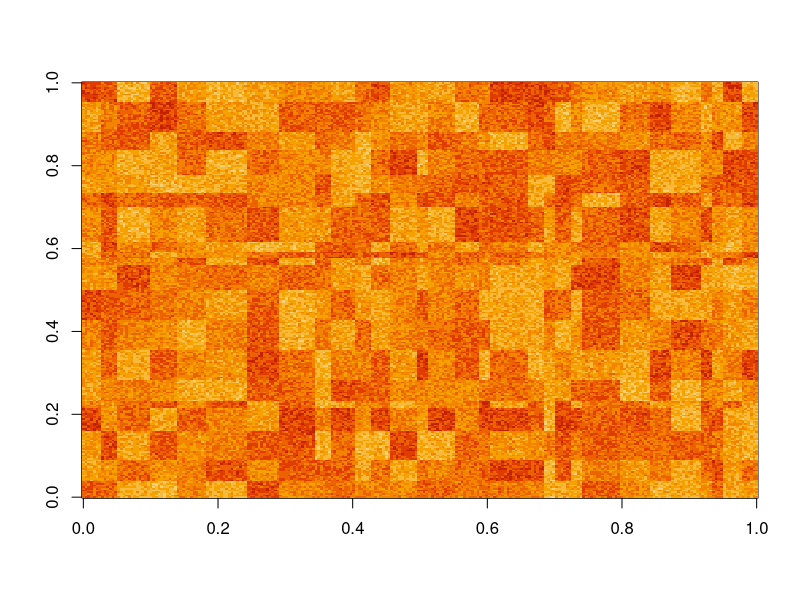
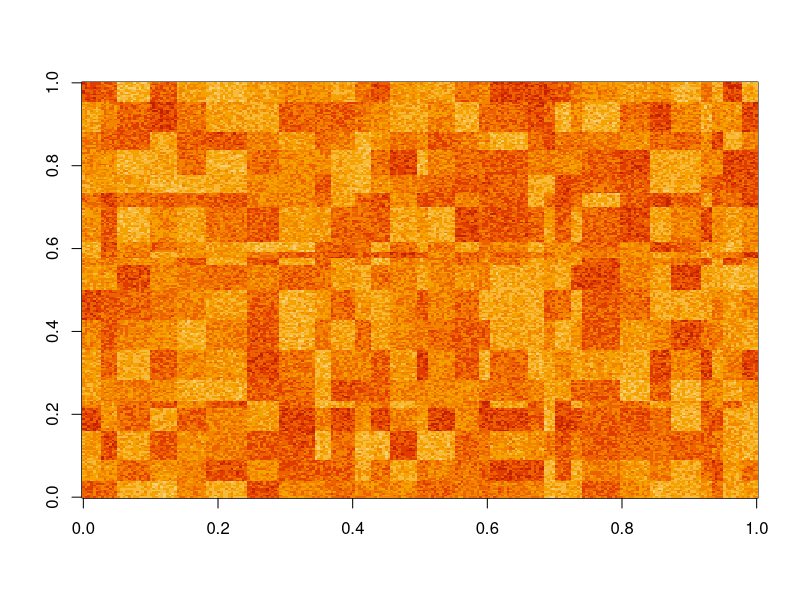
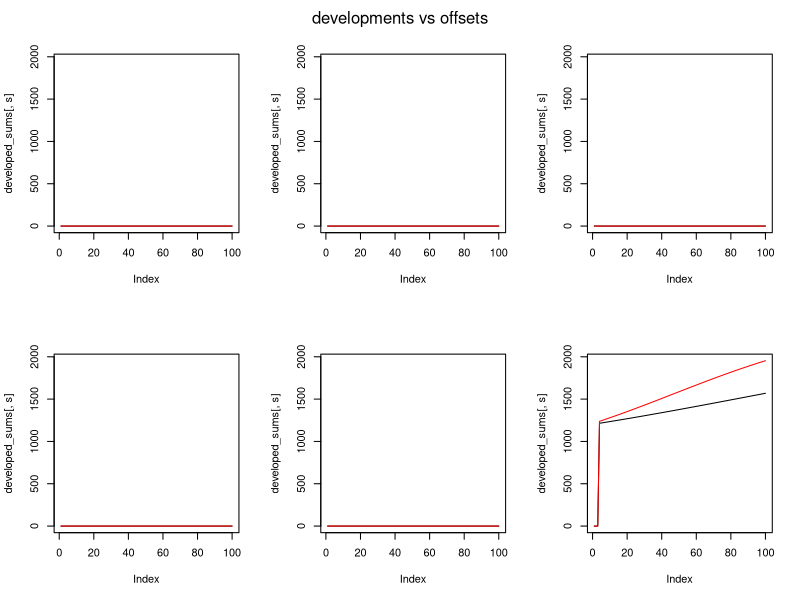

Write the R code that produced these figures, in order.
initialise_parameters <- function(){
  params = list()
  params$offset_multiplier = 1
  params$parcel_sz_x = 20 #width of basic land parcel (eg for N = 500 and parcel_sz_x = 10 the ecology is composed of 50 parcels in the x direction)
  params$parcel_sz_y = 30 #width of basic land parcel
  params$region_num_x = 2 
  params$region_num_y = 3
  params$ecology_size = 250 #array size to be broken up into sub arrays
  params$time_steps = 100 #number of years etc
  params$max_developments = 1 #maximum number of developments per year 
  params$min_eco_val = 30
  params$max_eco_val = 100
  params$min_initial_eco_val = 30
  params$max_initial_eco_val = 80
  params$max_decline_rate = 0.02 #max regional decline rate
  params$offset_rate = 0.02 #rate of improvement in land parcel after parcel is offset
  params$eco_noise = 20
  params$decline_type = 'current'
  params$parcel_selection_type = 'regional' #regional or national
  params$offset_value_type = 'current' 
  params$offset_type = 'match' #match - just match the offset value to the developed value (predicted or current)
  params$region_num = params$region_num_x*params$region_num_y 
  params$decline_rates = -params$max_decline_rate*runif((params$region_num - 1))
  params$decline_rates = c(params$decline_rates, params$max_decline_rate*runif(1))
  params$decline_rate_std = 0.1*params$max_decline_rate*runif((params$region_num))
  return(params)
}

rand_vec <- function(N, M, sd) {
  min_width = 3;
  vec <- rnorm(N, M/N, sd)
  if (abs(sum(vec)) < 0.01) vec <- vec + 1
  vec <- round(vec / sum(vec) * M)
  deviation <- M - sum(vec)
  for (. in seq_len(abs(deviation))) {
    vec[i] <- vec[i <- sample(N, 1)] + sign(deviation)
  }
  while (any(vec <= min_width)) {
    negs <- vec <= min_width
    pos  <- vec > min_width
    vec[negs][i] <- vec[negs][i <- sample(sum(negs), 1)] + 1
    vec[pos][i]  <- vec[pos ][i <- sample(sum(pos ), 1)] - 1
  }
  vec
}

  
initialise_square_parcels <- function(params){
  parcels = list()
  pixel_indexes = 1:(params$ecology_size*params$ecology_size)
  dim(pixel_indexes) = c(params$ecology_size, params$ecology_size)
  land_parcels = matcell(pixel_indexes, c(params$parcel_sz_y, params$parcel_sz_x)) #split the ecology array into a series of subarrays with dimensions sz_x by sz_y
  parcel_num_y = land_parcels$dims[1]
  parcel_num_x = land_parcels$dims[2]
  land_parcel_num = length(land_parcels$elements) #total number of parcels
  parcel_indexes = 1:land_parcel_num #index all parcels
  dim(parcel_indexes) = c(parcel_num_y, parcel_num_x) #arrange indicies into array with dimensions of land parcels
  region_size_x = ceiling(parcel_num_x/params$region_num_x)
  region_size_y = ceiling(parcel_num_y/params$region_num_y)
  regions = matcell(parcel_indexes, c(region_size_y, region_size_x))
  region_num = length(regions$elements)
  parcels$land_parcel_num = land_parcel_num
  parcels$land_parcels = land_parcels$elements
  parcels$land_parcel_dims = land_parcels$dims
  parcels$regions = regions$elements
  parcels$region_dims = regions$dims
  parcels$region_num = region_num
  return(parcels)
}


initialise_shape_parcels <- function(params){
  parcels = list()

  parcel_vx = rand_vec(params$parcel_sz_x, params$ecology_size, 5)
  parcel_vy = rand_vec(params$parcel_sz_y, params$ecology_size, 5)
  
  pixel_indexes = 1:(params$ecology_size*params$ecology_size)
  dim(pixel_indexes) = c(params$ecology_size, params$ecology_size)
  land_parcels = mcell(pixel_indexes, parcel_vx, parcel_vy) #split the ecology array into a series of subarrays with dimensions sz_x by sz_y
  parcel_num_y = land_parcels$dims[1]
  parcel_num_x = land_parcels$dims[2]
  land_parcel_num = length(land_parcels$elements) #total number of parcels
  parcel_indexes = 1:land_parcel_num #index all parcels
  dim(parcel_indexes) = c(parcel_num_y, parcel_num_x) #arrange indicies into array with dimensions of land parcels
  region_vx = rand_vec(params$region_num_x, parcel_num_x, 1) 
  region_vy = rand_vec(params$region_num_y, parcel_num_y, 1)
  
  regions = mcell(parcel_indexes, region_vx, region_vy)
  
  region_num = length(regions$elements)
  parcels$land_parcel_num = land_parcel_num
  parcels$land_parcels = land_parcels$elements
  parcels$land_parcel_dims = land_parcels$dims
  parcels$regions = regions$elements
  parcels$region_dims = regions$dims
  parcels$region_num = region_num
  parcels$parcel_vx = parcel_vx
  parcels$parcel_vy = parcel_vy
  
  return(parcels)
}


initialise_index_object <- function(land_parcel_num){
  ind_available = 1:land_parcel_num #parcel indexes available for development or offsetting
  index_object = list()
  index_object$ind_available = ind_available
  index_object$break_flag = FALSE
  return(index_object)
}

initialise_ecology <- function(params, parcels){
  land_parcels = parcels$land_parcels
  land_parcel_num = parcels$land_parcel_num
  ecology_initial = matrix(1,params$ecology_size,params$ecology_size)
  
  for (s in 1:land_parcel_num){
    initial_parcel_value = params$min_initial_eco_val + (params$max_initial_eco_val - params$min_initial_eco_val - params$eco_noise)*runif(1) 
    inds = parcels$land_parcels[[s]]
    dim(inds) = c(1, length(inds))
    ecology_initial[inds] = ecology_initial[inds]*initial_parcel_value
  }
  ecology_initial = ecology_initial + params$eco_noise*matrix(runif(params$ecology_size*params$ecology_size),params$ecology_size,params$ecology_size)
  return(ecology_initial)
}

initialise_offset_object <- function(params){
  object = list()
  object$parcel_list = vector('list', params$time_steps)
  object$parcel_vals_list = vector('list', params$time_steps)
  return(object)
}

matcell <- function(x, tilesize){
  
  sz = c(nrow(x), ncol(x))
  A = vector('list', 2)
  for (s in 1:2){
    dm = sz[s]
    T = min(dm, tilesize[s])
    nn = floor( dm / T ) 
    resid = dm %% tilesize[s]
    if (resid == 0 ) {
      A[[s]]=c(rep(1, nn)*T)
    } else A[[s]]=c(rep(1, nn)*T,resid)
  }
  
  rowsizes = A[[1]]
  colsizes = A[[2]]
  rows = length(rowsizes)
  cols = length(colsizes)
  B = vector('list', rows*cols)
  
  rowStart = 0
  
  a = 1  
  for (i in 1:rows){
    colStart = 0
    for (j in 1:cols){
      B[[a]] = x[colStart+(1:colsizes[j]), rowStart+(1:rowsizes[i])]
      colStart = colStart + colsizes[j]
      a = a + 1
    }
    rowStart = rowStart + rowsizes[i]
  }
  
  parcel = list()
  parcel$dims = c(length(A[[1]]), length(A[[2]]))
  parcel$elements = B
  return(parcel)
}


mcell <- function(x, vx, vy){
  
  rowsizes = vy;
  colsizes = vx;
  rows = length(rowsizes);
  cols = length(colsizes);

  a = 1
  B = vector('list', rows*cols)
  colStart = 0
  for (i in 1:cols){
    rowStart = 0
    for (j in 1:rows){
      B[[a]] = x[rowStart+(1:rowsizes[j]), colStart+(1:colsizes[i])]
      rowStart = rowStart + rowsizes[j]
      a = a + 1
    }
    colStart = colStart + colsizes[i]
  }
  
  parcel = list()
  parcel$dims = c(length(vy), length(vx))
  parcel$elements = B
  return(parcel)
  
}  


ind2sub <- function(A, ind){
  m = nrow(A)
  rw = ((ind-1) %% m) + 1 
  cl = floor((ind-1) / m) + 1
  loc = c(rw, cl)
  return(loc)
}

offset_rule <- function(pos_y, params, rate, t){
  mn = params$min_eco_val
  mx = params$max_eco_val
  t_sh = -1/rate * log( ((pos_y - mn)/(mx - pos_y)))
  offset_rule = mn + (mx - mn)/(1 + exp(-rate*( t - t_sh)))
}

initialise_counterfactuals <- function(params, parcels, ecology_initial){
  counterfactuals = list()
  
  region_num = parcels$region_num
  regions = parcels$regions
  land_parcels = parcels$land_parcels
  current_ecology = ecology_initial
  time_vec = 1:params$time_steps 
  elements = array(0, c(params$ecology_size, params$ecology_size, params$time_steps))
  decline_rates = vector('list', region_num)
  
  for (region_ind in 1:region_num){
    
    current_region = regions[[region_ind]]
    current_parcel_num = length(current_region)    
    decline_params = c(length(current_region), params$decline_rates[region_ind], params$decline_rate_std[region_ind])
    current_decline_rates = matrix(rnorm(decline_params[1], mean = decline_params[2], sd = decline_params[3]), ncol = ncol(current_region))
    decline_rates[[region_ind]] = current_decline_rates
    parcel_inds = current_region
    dim(parcel_inds) = c(1, current_parcel_num)
    
    for (parcel_count in 1:current_parcel_num){
      parcel_ind = parcel_inds[parcel_count]
      current_parcel = land_parcels[[parcel_ind]]
      current_dec_rate = current_decline_rates[parcel_count]      
      for (pix_ind in current_parcel){      
        loc <- ind2sub(current_ecology, pix_ind)
        elements[loc[1], loc[2], ] = offset_rule(current_ecology[pix_ind], params, current_dec_rate, time_vec)
      }
    }
  }
  counterfactuals$elements = elements
  counterfactuals$decline_rates = decline_rates
  return(counterfactuals)
}

initialise_outputs <- function(params, counterfactuals, parcels){
  parcel_num_x = length(parcels$parcel_vx)
  parcel_num_y = length(parcels$parcel_vy)
  outputs = list()
  outputs$developed_indexes = vector('list', params$time_steps)
  outputs$offset_indexes = vector('list', params$time_steps)
  outputs$offset_trajectories = array(0, c(params$ecology_size, params$ecology_size, params$time_steps)) 
  outputs$developed_losses = outputs$offset_trajectories
  outputs$static_losses = outputs$offset_trajectories
  outputs$trajectories = counterfactuals$elements
  return(outputs)
  
}

find_parcel_vals <- function(parcels, current_ecology){
  land_parcels = parcels$land_parcels
  land_parcel_num = length(land_parcels)
  current_parcel_vals = rep(0, land_parcel_num)
  
  for (s in 1:land_parcel_num){
    inds = land_parcels[[s]]
    current_parcel_vals[s] = sum(current_ecology[inds])
  }
  return(current_parcel_vals)
}

select_parcel_to_develop <- function(developed_object, ind_available, current_parcel_vals, parcels){

  land_parcels = parcels$land_parcels
  parcel_index = ind_available[sample(1:length(ind_available), 1)]
  parcel_val = current_parcel_vals[parcel_index] #determine ecological value of selected parcel   
  current_parcel = land_parcels[[parcel_index]]
  
  developed_object$parcel_index = parcel_index
  developed_object$parcel_val = parcel_val
  developed_object$current_parcel = current_parcel
  developed_object$parcel_list[[yr]] = c(developed_object$parcel_list[[yr]], parcel_index)
  developed_object$parcel_vals_list[[yr]] = c(developed_object$parcel_vals_list[[yr]], parcel_val)
  return(developed_object)
}

update_index <- function(index_object, current_parcel_indexes){
  ind_available = index_object$ind_available
  
  ind_available <- setdiff(ind_available, current_parcel_indexes) #remove developed parcel from available list   
  if (length(ind_available) < 1 ){   
    break_flag = TRUE
  } else {break_flag = FALSE}
  index_object$ind_available = ind_available
  index_object$break_flag = break_flag
  return(index_object)
}

find_region <- function(parcels, parcel_ind){
  region_num = parcels$region_num
  regions = parcels$regions
  for (s in 1:region_num){
    if (any(regions[[s]] == parcel_ind)){
      region_index = s
      break
    }
    
  }
  return(region_index)
}

select_parcel_to_offset <- function(offset_object, params, parcels, developed_object, index_object, current_parcel_vals, predicted_parcel_vals, predict_flag){

  if (predict_flag == 'true'){
    current_parcel_vals = predicted_parcel_vals
  }
  
  ind_available = index_object$ind_available
  
  land_parcels = parcels$land_parcels
  region_num = parcels$region_num
  regions = parcels$regions
  parcel_selection_type = params$parcel_selection_type 
  offset_value_type = params$offset_value_type
  offset_type = params$offset_type
  developed_parcel_ind = developed_object$parcel_index
  developed_parcel_val = developed_object$parcel_val
  
  if (parcel_selection_type == 'regional'){        
    for (s in 1:region_num){
      if (any(regions[[s]] == developed_parcel_ind)) {
        offset_ind_to_use = intersect(regions[[s]], ind_available)                                        
        break
      }
    }
  } else if (parcel_selection_type == 'national'){ 
    offset_ind_to_use = ind_available
  }
  
  if (length(offset_ind_to_use) < 1 ){   
    offset_object$break_flag = TRUE
    return(offset_object)
  } else {offset_object$break_flag = FALSE}
    
  parcel_vals_to_use = current_parcel_vals[offset_ind_to_use]
  parcel_indexes = vector()
  parcel_vals = vector()
  val_to_match = params$offset_multiplier*developed_parcel_val
 
  parcel_indexes = vector()
  while (val_to_match > 0){
    err = val_to_match - parcel_vals_to_use
    if ( all(err > 0) ){
      max_ind = which(parcel_vals_to_use == max(parcel_vals_to_use))
      parcel_indexes = c(parcel_indexes, offset_ind_to_use[max_ind])
      parcel_vals = c(parcel_vals, parcel_vals_to_use[max_ind])
      val_to_match = val_to_match - parcel_vals_to_use[max_ind]     
      offset_ind_to_use = offset_ind_to_use[-max_ind]
      parcel_vals_to_use = current_parcel_vals[offset_ind_to_use]      
    } else{
      max_ind = which(err == max(err[which(err < 0)]))
      parcel_indexes = c(offset_ind_to_use[max_ind], parcel_indexes)
      parcel_vals = c(parcel_vals, parcel_vals_to_use[max_ind])
      break
    }
  }
  
  offset_object$current_parcels = list()
  for (parcel_ind in 1:length(parcel_indexes)){
    offset_object$current_parcels[[parcel_ind]] = land_parcels[[parcel_indexes[parcel_ind]]]
  }
  
  offset_object$current_parcel_indexes = parcel_indexes
  offset_object$parcel_list[[yr]] = c(offset_object$parcel_list[[yr]], parcel_indexes)
  offset_object$parcel_vals_list[[yr]] = c(offset_object$parcel_vals_list[[yr]], parcel_vals)
  
  return(offset_object)  
}

determine_offset_index <- function(params, parcels, developed_object, ind_available){
  region_num = parcels$region_num
  regions = parcels$regions
  if (params$parcel_selection_type == 'regional') {
    for (s in 1:region_num){
      if ( any(regions[[s]] == developed_object$parcel_ind )) {
        offset_ind_to_use = intersect(regions[[s]], ind_available)
        break
      }
    }
  } else if (params$parcel_selection_type == 'national'){
    offset_ind_to_use = ind_available
  }
  return(offset_ind_to_use)  
}

 
write_developed_trajectory <- function(outputs, counterfactuals, developed_object, current_ecology, params, yr){
  
  current_parcel = developed_object$current_parcel
  dim(current_parcel) = c(1, length(current_parcel))

  for (pix_ind in current_parcel){
    loc = ind2sub(current_ecology, pix_ind)
    outputs$trajectories[loc[1], loc[2], yr:params$time_steps] = 0
    outputs$developed_losses[loc[1], loc[2], yr:params$time_steps] = counterfactuals$elements[loc[1], loc[2], yr:params$time_steps]
    outputs$static_losses[loc[1], loc[2], yr:params$time_steps] = counterfactuals$elements[loc[1], loc[2], yr]
  }
    return(outputs)
}

write_offset_trajectory <- function(outputs, offset_object, current_ecology, params, time_remaining, yr){
  current_parcels = offset_object$current_parcels
  offset_rate = params$offset_rate

  parcel_num = length(offset_object$current_parcels)
  for (parcel_ind in 1:parcel_num){
    current_parcel = current_parcels[[parcel_ind]]
    dim(current_parcel) = c(1, length(current_parcel))
    for (pix_ind in current_parcel){
      loc = ind2sub(current_ecology, pix_ind)  
      current_trajectory = offset_rule(current_ecology[pix_ind], params, offset_rate, time_remaining)
      outputs$trajectories[loc[1], loc[2], yr:params$time_steps] = current_trajectory        
      outputs$offset_trajectories[loc[1], loc[2], yr:params$time_steps] = current_trajectory       
    }
  }
  return(outputs)
}

write_trajectory <- function(outputs, current_parcel, current_ecology, params, time_remaining, yr){
  
  min_eco_val = params$min_eco_val
  max_eco_val = params$max_eco_val
  offset_rate = params$offset_rate
  dim(current_parcel) = c(1, length(current_parcel))
  
  for (pix_ind in current_parcel){
    loc = ind2sub(current_ecology, pix_ind)  
    current_trajectory = offset_rule(current_ecology[pix_ind], params, offset_rate, time_remaining)
    outputs$avoided_losses[loc[1], loc[2], yr:params$time_steps] = current_ecology[pix_ind]
    counterfactual = counterfactuals$elements[loc[1], loc[2], yr:params$time_steps]            
  }
  return(outputs)
  
}


write_current_value <- function(A, current_parcel, current_ecology, params, yr){
  current_array = matrix(0, params$ecology_size, params$ecology_size)
  current_array[current_parcel] = current_ecology[current_parcel]
  A[, , yr] = A[, , yr] + current_array
  return(A)
}


sum_regions <- function(time_steps, parcels, trajectories){
  
  region_num = parcels$region_num
  land_parcels = parcels$land_parcels
  regions = parcels$regions
  region_sums = array(0, c(time_steps, region_num))
  
  for (yr in 1:time_steps){ #determine net regional offsets, net regional development_losses
    current_trajectory = trajectories[ , , yr]

    for (region_ind in 1:region_num){ #number of regions  

      current_region = regions[[region_ind]]
      current_parcel_num = length(current_region)
      current_region_sum = 0

      for (parcel_ind in current_region){ 
        current_parcel = land_parcels[[parcel_ind]]
        current_region_sum = current_region_sum + sum(current_trajectory[current_parcel])
      }
      region_sums[yr, region_ind] = current_region_sum
    }
  }
  return(region_sums)
}


predict_parcels <- function(parcels, index_object, current_ecology, params, time_remaining){
  ind_available = index_object$ind_available
  offset_rate = params$offset_rate
  land_parcels = parcels$land_parcels
  predicted_parcel_vals = array(0, length(ind_available))

  for (s in ind_available){

    current_parcel = land_parcels[[s]]
    predicted_offset_parcel = array(0, length(current_parcel))
    parcel_pix_ind = 1
    for (pix_ind in current_parcel){
      predicted_pixel_trajectory = offset_rule(current_ecology[pix_ind], params, offset_rate, time_remaining)
      predicted_offset_parcel[parcel_pix_ind] = predicted_pixel_trajectory[length(predicted_pixel_trajectory)]
      parcel_pix_ind <- parcel_pix_ind + 1
    }     
    predicted_parcel_vals[s] = sum(predicted_offset_parcel)
  }
  return(predicted_parcel_vals)

}


sum_parcels <- function(time_steps, parcels, trajectories){
  
  region_num = parcels$region_num
  land_parcels = parcels$land_parcels
  regions = parcels$regions
  region_sums = array(0, c(time_steps, region_num))
  
  for (yr in 1:time_steps){ #determine net regional offsets, net regional development_losses
    current_trajectory = trajectories[ , , yr]
    
    for (region_ind in 1:region_num){ #number of regions  
      
      current_region = regions[[region_ind]]
      current_parcel_num = length(current_region)
      current_region_sum = 0
      
      for (parcel_ind in current_region){ 
        current_parcel = land_parcels[[parcel_ind]]
        current_region_sum = current_region_sum + sum(current_trajectory[current_parcel])
      }
      region_sums[yr, region_ind] = current_region_sum
    }
  }
  return(region_sums)
}


params <- initialise_parameters()
parcels <- initialise_shape_parcels(params)
index_object <- initialise_index_object(parcels$land_parcel_num)
ecology_initial <- initialise_ecology(params, parcels)
offset_object <- initialise_offset_object(params)
developed_object <- initialise_offset_object(params)
counterfactuals <- initialise_counterfactuals(params, parcels, ecology_initial)
outputs <- initialise_outputs(params, counterfactuals, parcels)

graphics.off()
image(counterfactuals$elements[, , 1], zlim = c(0, 100))

t1=proc.time() 








for (yr in 1:params$time_steps){      #main time loop

  time_remaining = 0:(params$time_steps - yr)    #remaining time vector
  current_ecology = outputs$trajectories[ , , yr]
   
if (yr == 4){
  #if (yr%%4 == 0){
    current_parcel_vals <- find_parcel_vals(parcels, current_ecology)
    current_max_developments = min(params$max_developments, length(index_object$ind_available))
    if (current_max_developments > 1){ 
      develop_num = sample(current_max_developments, 1)
    } else {develop_num = current_max_developments
    }
  } else develop_num = 0
  
  if (develop_num > 0){
    
    for (dev_index in 1:develop_num){    #loop over the number of possible developments           
      developed_object <- select_parcel_to_develop(developed_object, index_object$ind_available, current_parcel_vals, parcels)      
      outputs <- write_developed_trajectory(outputs, counterfactuals, developed_object, current_ecology, params, yr)     
           
      index_object = update_index(index_object, developed_object$parcel_index)      
      if (index_object$break_flag == TRUE){
        break
      }      
      if (params$offset_value_type == 'predicted'){   #determine predicted offset parcel values for each remaining parcel
        predict_flag = 'true'
        predicted_parcel_vals <- predict_parcels(parcels, index_object, current_ecology, params, time_remaining)
      } else (predict_flag = 'false')
      offset_object <- select_parcel_to_offset(offset_object, params, parcels, developed_object, index_object, current_parcel_vals, predicted_parcel_vals, predict_flag)      
      
      if (offset_object$break_flag == TRUE){
        break
      }  
      
      outputs = write_offset_trajectory(outputs, offset_object, current_ecology, params, time_remaining, yr)         
      index_object = update_index(index_object, offset_object$current_parcel_indexes)
      
      if (index_object$break_flag == TRUE){
        break
      }
      
  #   outputs$developed_losses <- write_current_value(outputs$developed_losses, developed_object$current_parcel, current_ecology, params, yr) 
  #    outputs$avoided_loss_static <- write_current_value(outputs$avoided_loss_static, offset_object$current_parcels, current_ecology, params, yr) 
        
    }
    image(current_ecology, zlim = c(0, 100))
  } 

  if (length(index_object$ind_available) < 1){ #if no parcels are available break out of inner loop
    print('all parcels used')        
    break     
  }
  
print(yr)

}



(proc.time()-t1)[3]
#image(outputs$trajectories[ , , yr],zlim = c(0, 100))
net_impacts = outputs$trajectories - counterfactuals$elements
net_region_impact_sums <- sum_regions(params$time_steps, parcels, net_impacts)
region_sums <- sum_regions(params$time_steps, parcels, outputs$trajectories)
offset_sums <- sum_regions(params$time_steps, parcels, outputs$offset_trajectories)
developed_sums <- sum_regions(params$time_steps, parcels, outputs$developed_losses)
counterfactual_sums <- sum_regions(params$time_steps, parcels, counterfactuals$elements)



plot_type = 'developments vs offsets'  # 'developments vs offsets', 'measured vs counterfactual', or 'net region impacts' 
A = 1:parcels$region_num
dim(A) = c(params$region_num_x, params$region_num_y)
layout(A)

if (plot_type == 'developments vs offsets'){
  ymax = max(cbind(developed_sums, offset_sums))
  ymin = min(cbind(developed_sums, offset_sums))
  for (s in 1:params$region_num){
  
    plot(developed_sums[ , s], type = 'l', ylim = c(ymin, ymax))
    lines(offset_sums[ , s], col = 'red', ylim = c(ymin, ymax))
  }
} else if (plot_type == 'measured vs counterfactual'){

  ymax = max(cbind(counterfactual_sums, region_sums))
  ymin = min(cbind(counterfactual_sums, region_sums))
  for (s in 1:params$region_num){
    plot(counterfactual_sums[ , s], type = 'l', ylim = c(ymin, ymax))
    lines(region_sums[ , s], col = 'red', ylim = c(ymin, ymax))
  }
  
} else if (plot_type == 'net region impacts'){ #measured - counterfactual

  ymax = max(net_region_impact_sums)
  ymin = min(net_region_impact_sums)
  for (s in 1:params$region_num){
    plot(net_region_impact_sums[ , s], type = 'l', ylim = c(ymin, ymax)) 
  }
} else if (plot_type == 'offset region impacts vs development impacts'){
  
  ymax = max(net_region_impact_sums)
  ymin = min(net_region_impact_sums)
  for (s in 1:params$region_num){
    plot(net_region_impact_sums[ , s], type = 'l', ylim = c(ymin, ymax)) 
  }
}  

mtext(plot_type, side = 3, line = -2, outer = TRUE)




